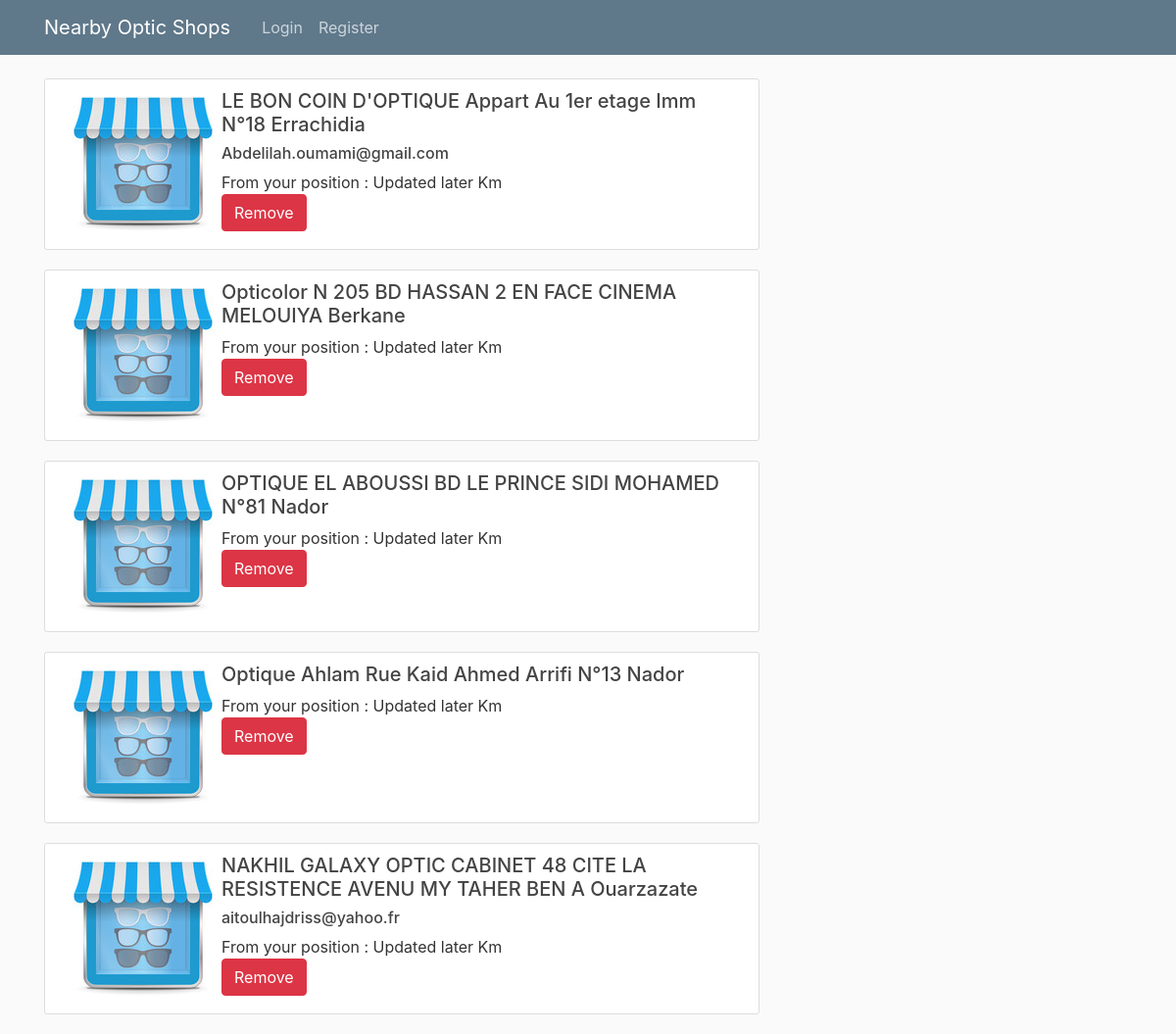
/PreferredShops, run on the app's committed database.
### shops_app/models.py (models this page shows, shortened)
class my_preferred_shops(db.Model):
	id = db.Column(db.Integer, primary_key=True)
	name = db.Column(db.String(30), nullable=False, unique=True)
	address = db.Column(db.String(160), nullable=False)
	city = db.Column(db.String(16))
	email = db.Column(db.String(120))
	user_id = db.Column(db.Integer, db.ForeignKey('user.id'), nullable=False)

### shops_app/routes.py (the view)
@app.route('/PreferredShops')
def Preferred_Shops():
	Shops = my_preferred_shops.query.all()
	return render_template('my_preferred_shops.html',title='Preferred Shops',Shops=Shops)

### shops_app/templates/my_preferred_shops.html
{% extends 'layout.html' %}
{% block content %}
{% for item in Shops%}
    <div class="media content-section">
        <img class="rounded mx-auto d-block" src="{{url_for('static',filename='picture/shop1.png')}}" alt="Generic placeholder image">
        <div class="media-body">
            <h5 class="mt-0">{{item.name}} {{item.address}} {{item.city}} </h5>
                <div>
                    <h6 class="mt-0"> {{item.email}} </h6>
                </div>
                From your position : Updated later Km
          <div>
              <a href="{{ url_for('Remove', removed_id=item.id) }}">
                  <button type="button" class="btn btn-danger">Remove</button>
              </a>
          </div>
        </div>
    </div>
{% endfor %}
{% endblock content %}

### shops_app/templates/layout.html (shortened to what this page needs)
<!DOCTYPE html>
<html>
<head>
    <link rel="stylesheet" href="https://stackpath.bootstrapcdn.com/bootstrap/4.1.3/css/bootstrap.min.css">
    <link rel="stylesheet" type="text/css" href="{{ url_for('static',filename='main.css')}}">
</head>
<body>
	<header class="site-header">
	  <nav class="navbar navbar-expand-md navbar-dark bg-steel fixed-top">
	    <div class="container">
	      <a class="navbar-brand mr-4" href="{{ url_for('home') }}">Nearby Optic Shops</a>
	      <div class="collapse navbar-collapse" id="navbarToggle">
	        <div class="navbar-nav mr-auto">
	          {% if current_user.is_authenticated %}
	          	<a class="nav-item nav-link" href="{{ url_for('Preferred_Shops') }}">My preferred Shops</a>
				<a class="nav-item nav-link" href="{{ url_for('logout') }}">Logout</a>
				<form class="form-inline my-2 my-lg-0" method="GET" action="{{ url_for('search') }}">
					  <input class="form-control mr-sm-2" type="search" placeholder="Search" aria-label="Search" name="item">
					  <button class="btn btn-success my-2 my-sm-0" type="submit">Search</button>
    			</form>
	          {% else %}
	          	<a class="nav-item nav-link" href="{{ url_for('login') }}">Login</a>
	          	<a class="nav-item nav-link" href="{{ url_for('Registration') }}">Register</a>
	          {% endif %}
	        </div>
	      </div>
	    </div>
	  </nav>
	</header>
	<main role="main" class="container">
	  <div class="row">
	    <div class="col-md-8">
	      {% block content %}{% endblock %}
	    </div>
	  </div>
	</main>
</body>
</html>

### shops_app/static/main.css (style rules this page uses)
body { background: #fafafa; color: #333333; margin-top: 5rem; }
h1, h2, h3, h4, h5, h6 { color: #444444; }
.bg-steel { background-color: #5f788a; }
.site-header .navbar-nav .nav-link { color: #cbd5db; }
.content-section { background: #ffffff; padding: 10px 20px; border: 1px solid #dddddd; border-radius: 3px; margin-bottom: 20px; }

### data on the page
my_preferred_shops: name "LE BON COIN D'OPTIQUE", address "Appart Au 1er etage Imm N°18", city "Errachidia", email "Abdelilah.oumami@gmail.com"
my_preferred_shops: name "Opticolor", address "N 205 BD HASSAN 2 EN FACE CINEMA MELOUIYA", city "Berkane"
my_preferred_shops: name "OPTIQUE EL ABOUSSI", address "BD LE PRINCE SIDI MOHAMED N°81", city "Nador"
my_preferred_shops: name "Optique Ahlam", address "Rue Kaid Ahmed Arrifi N°13", city "Nador"
my_preferred_shops: name "NAKHIL GALAXY OPTIC", address "CABINET 48 CITE LA RESISTENCE AVENU MY TAHER BEN A", city "Ouarzazate", email "aitoulhajdriss@yahoo.fr"
